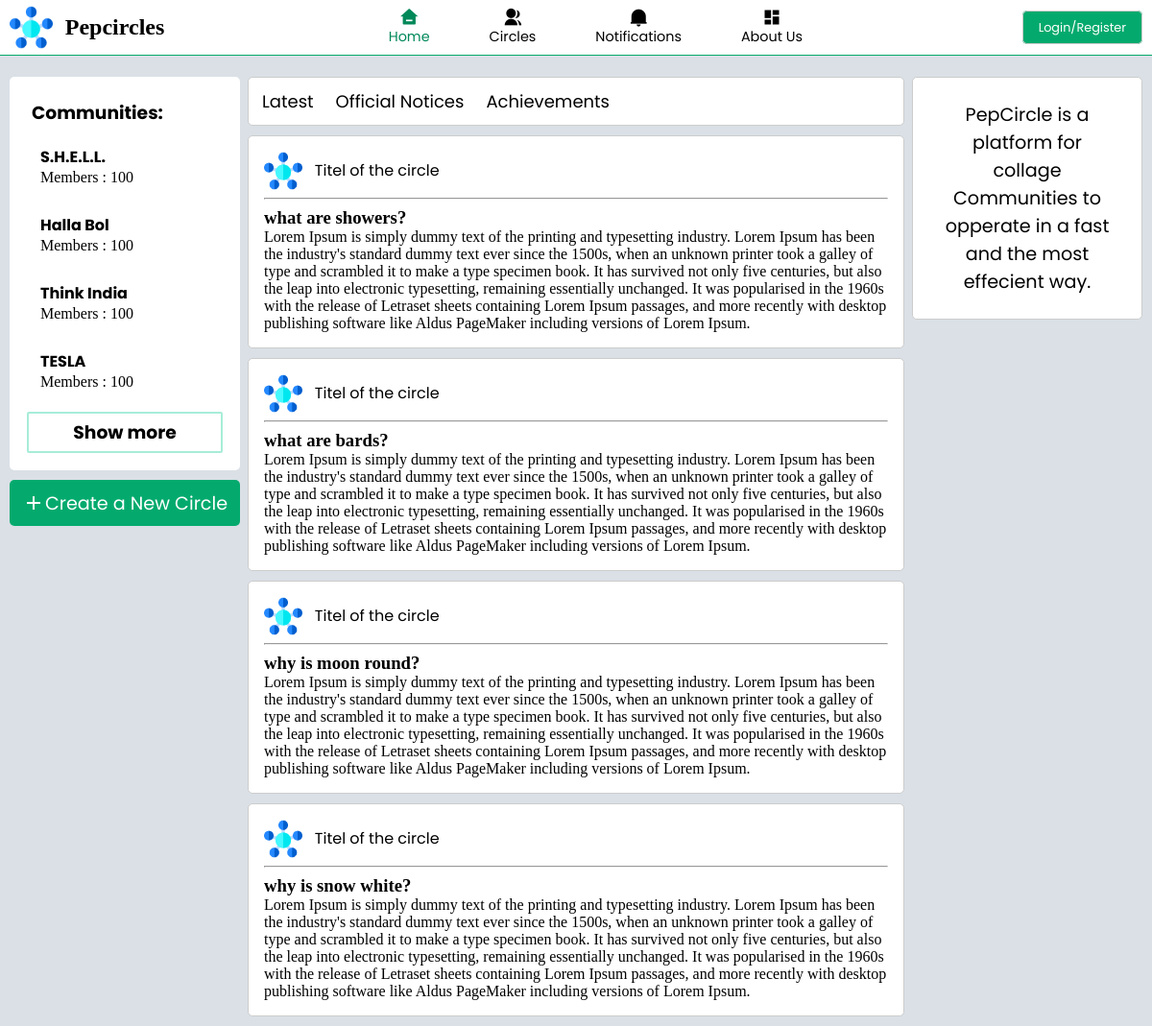
The page / on the database its author committed.
### tables this page shows
CREATE TABLE `staticcircleinfo` (
  `circleId` int(11) NOT NULL,
  `circleName` char(250) NOT NULL,
  `circleLogo` varchar(3000) NOT NULL,
  `circleDiscription` varchar(5000) NOT NULL,
  `circleBanner` varchar(3000) NOT NULL DEFAULT 'low_poly_banner_design_1711.jpg',
  `circleStatus` int(11) NOT NULL,
  `collegeId` int(11) NOT NULL
);

CREATE TABLE `posts` (
  `post_id` int(11) NOT NULL,
  `time` time(6) NOT NULL,
  `date` date NOT NULL,
  `user_id` varchar(256) NOT NULL,
  `circleId` int(11) NOT NULL,
  `title` varchar(3000) NOT NULL,
  `content` longtext NOT NULL,
  `postType` int(11) NOT NULL DEFAULT 0
);

### pages/back/database_connection.php (called while the page is built, shortened)
<?php
include "connection.php";
$sql = "SELECT *
            FROM staticcircleinfo";
$sql2 = "SELECT *
            FROM posts
            ORDER BY post_id DESC
            LIMIT 8";
$res = mysqli_query($conn, $sql);
$res2 = mysqli_query($conn, $sql2);
?>

### index.php (the view, shortened to what this page needs)
<?php
include "pages/back/database_connection.php";
?>
<!DOCTYPE html>
<html lang="en">
<head>
    <link rel="stylesheet" href="css/index.css">
</head>
<body>
    <?php
    include "pages/navbar.php";
    ?>
    <div class="main">
        <div class="comm_bar">
            <div class="sub_comm_bar">
                <h3 class="head">Communities:</h3>
                <ul>
                    <?php
                    if (mysqli_num_rows($res) > 0) {
                        $i = 0;
                        while ($row = mysqli_fetch_assoc($res)) {
                    ?>
                            <li>
                                <a href="pages/community_page.php?commid=<?php echo $row['circleId'] ?>">
                                    <h3><?php echo $row['circleName']; ?></h3>
                                    <p>Members : 100</p>
                                </a>
                            </li>
                    <?php
                            $i++;
                            if ($i == 4) {
                                break;
                            }
                        }
                    }
                    ?>
                </ul>
                <div class="show_more">
                    <h3 class="head"><a href="pages/circles.php">Show more</a></h3>
                </div>
            </div>
            <div class="create">
                <a href="pages/create_comm.php" id="comm">
                    <div><i class="ri-add-line"></i>
                        <p>Create a New Circle</p>
                    </div>
                </a>
            </div>
        </div>
        <div class="feed">
            <div class="tags">
                <a href="#">Latest</a>
                <a href="#">Official Notices</a>
                <a href="#">Achievements</a>
            </div>
            <div class="posts" id="posts">
                <?php
                if (mysqli_num_rows($res2) > 0) {
                    include "pages/post_templet.php";
                } ?>
            </div>
        </div>
        <div class="right_side">
                <?php
                    if (isset($_SESSION['login_status'])) {
                        if (mysqli_num_rows($res3) > 0) {
                            $row3 = mysqli_fetch_assoc($res3);
                ?>
            <a href="pages/profile_page.php">
                <div class="profile" id="profile">
                    <div class="img">
                        <img src="<?php echo "images/profile_img/".$row3['profile_img']; ?>">
                    </div>
                    <div class="info">
                        <p><?php echo $row3['user_name']; ?></p>
                        <p><?php $row3['about']; ?></p>
                    </div>
                    <div class="pro_cir">
                        <p>Your circles : 5</p>
                        <p>Members : 500</p>
                    </div>
                </div>
            </a>
            <div class="sub_comm_bar" id="recent">
                <h3 class="head">Recent Posts:</h3>
                <ul>
                    <li>
                        <a href="#">
                            <h3>This_Community</h3>
                            <p>Community Discription</p>
                        </a>
                    </li>
                    <li>
                        <a href="#">
                            <h3>This_Community</h3>
                            <p>Community Discription</p>
                        </a>
                    </li>
                    <li>
                        <a href="#">
                            <h3>This_Community</h3>
                            <p>Community Discription</p>
                        </a>
                    </li>
                </ul>
            </div>
            <?php } } else{ ?>
                <div class="profile">
                    <div class = "info">
                        <p>PepCircle is a platform for collage Communities to opperate in a fast and the most effecient way.</p>
                    </div>
                </div>
            <?php } ?>
        </div>
    </div>
</body>
</html>

### pages/navbar.php (shortened to what this page needs)
<head>
    <link rel="stylesheet" href="/collageCommunity/css/navbar1.css">
    <link href="https://cdn.jsdelivr.net/npm/remixicon@2.5.0/fonts/remixicon.css" rel="stylesheet">
    <link rel="stylesheet" href="https://unpkg.com/boxicons@latest/css/boxicons.min.css">
</head>
<div class="header">
        <div class="logo">
            <img src= "/collageCommunity/images/logo.png" alt="" height="45px" width="45px">
            <h1>Pepcircles</h1>
        </div>
        <div class="navbar">
            <nav>
                <ul>
                    <li><a id="home" href="/collageCommunity/index.php"><i class="ri-home-3-fill"></i><span>Home</span></a></li>
                    <li><a id="circles" href="/collageCommunity/pages/circles.php"><i class="ri-group-fill"></i><span>Circles</span></a></li>
                    <li><a id="notification" href="/collageCommunity/pages/notifications.php"><i class="ri-notification-2-fill"></i><span>Notifications</span></a></li>
                    <li><a id="aboutus" href="/collageCommunity/pages/about.php"><i class="ri-dashboard-fill"></i></i><span>About Us</span></a></li>
                </ul>
            </nav>
        </div>
        <div class="login">
            <?php
            if (isset($_SESSION['login_status'])) {
            ?>
                <a href="/collageCommunity/pages/back/logout.php">Logout</a>
            <?php
            } else {
            ?>
                <a href="/collageCommunity/pages/login-form.php">Login/Register</a>
            <?php
            }
            ?>
        </div>
    </div>

### pages/post_templet.php (shortened to what this page needs)
<?php
while ($row2 = mysqli_fetch_assoc($res2)) {
                ?>
                        <div class="ind_post post-id" id="<?php echo $row2['post_id']; ?>">
                            <div class="head_post">
                                <img src="/collageCommunity/images/logo.png" alt="">
                                <span>Titel of the circle</span>
                            </div>
                            <hr>
                            <h3><?php echo $row2['title']; ?></h3>
                            <p><?php echo $row2['content']; ?></p>
                        </div>
                <?php } ?>

### css/index.css (style rules this page uses)
.main { display: flex; height: 100%; }
.comm_bar { margin: 10px 10px 0 10px; width: 20%; height: 100%; position: fixed; z-index: 1; top: 60px; left: 0; overflow-x: hidden; }
.sub_comm_bar { margin: 10px 0 10px 0; background-color: white; border: 2px #ffffff solid; border-radius: 5px; padding: 1rem; flex: 1; }
.show_more { margin-top: 0.5rem; border-radius: 2px; border:2px solid #a7edd8; }
.show_more h3 { display: flex; justify-content: center; align-items: center; }
.sub_comm_bar .head { font-family: 'Poppins'; padding: 5px 5px 5px 5px; }
.sub_comm_bar ul li { padding: 12px 12px 12px 12px; border: 2px solid #ffffff; }
.sub_comm_bar ul li h3 { font-size: 1rem; font-family: 'Poppins'; }
.create { background-color: #04AA6D; color: white; padding: 0.6rem; border-radius: 5px; }
#comm div { display: flex; justify-content: center; align-items: center; }
#comm i { font-size: 1.5rem; color: white; }
#comm p { font-size: 1.2rem; font-family: 'Poppins'; color: white; }
.tags { display: flex; align-items: center; border: 1px #ccc solid; padding: 5px 5px 5px 10px; background-color: white; border-radius: 5px; }
.tags a { border: 2px solid #ffffff; }
.tags a { margin: 2px 15px 2px 0px; font-family: 'Poppins'; font-size: 18px; padding: 2px; border-radius: 2px; }
.ind_post { margin: 10px 0 10px 0; border: 1px #ccc solid; background-color: white; border-radius: 5px; padding: 1rem; }
.ind_post hr { margin-block: 0.5rem; height: 1px; background-color: #04AA6D; }
.head_post { display: flex; align-items: center; }
.head_post span { margin-left: 0.8rem; font-family: 'Poppins'; }
.head_post img { width: 40px; height: 40px; }
.right_side { margin: 10px 10px 0 10px; width: 20%; height: 100%; position: fixed; z-index: 1; top: 60px; right: 0; overflow-x: hidden; }
.profile { margin: 10px 0 10px 0; width: 100%; height: min-content; border: 1px #ccc solid; background-color: white; border-radius: 5px; display: flex; flex-direction: column; justify-content: center; align-items: center; padding: 1rem; }
.info { text-align: center; }
.info :nth-child(1) { font-size: 1.2rem; font-family: 'Poppins'; padding: 0.5rem; }

### css/navbar1.css (style rules this page uses)
* { list-style: none; margin: 0px; padding: 0px; text-decoration: none; box-sizing: border-box; }
body { background-color: #DAE0E6; }
a { color: black; }
.header { background-color: rgb(255, 255, 255); display: flex; justify-content: space-between; padding: 3px 10px 3px 0px; align-items: center; border-bottom: #04AA6D 1px solid; position: sticky; top: 0; width: 100%; z-index: 10; }
.logo { padding: 0px; margin-left: 10px; display: flex; align-items: center; }
.logo img { margin-right: 0.5rem; }
.logo h1 { font-size: 1.5rem; padding-inline: 0.3rem; }
.navbar nav ul { display: inline-flex; }
.navbar nav ul li { padding-inline: 1rem; }
.navbar nav ul li a { display: flex; flex-direction: column; justify-content: center; align-items: center; }
.navbar nav ul li i { font-size: 1.25rem; }
.navbar nav ul li span { font-size: 0.9rem; font-family: 'Poppins'; }
.navbar a { margin: 0 10px 0 10px; padding: 5px; font-size: 18px; color: black; font-family: 'Nunito Sans', sans-serif; }
.navbar .current { color: #018859; }
.login a { padding: 0.5rem 1rem; background-color: #04AA6D; font-size: 0.8rem; color: white; border: 1px #ccc solid; border-radius: 5px; font-family: 'Poppins'; }

### rows shown on the page
staticcircleinfo: circleName "S.H.E.L.L."
staticcircleinfo: circleName "Halla Bol"
staticcircleinfo: circleName "Think India"
staticcircleinfo: circleName "TESLA"
posts: title "what are showers?", content "Lorem Ipsum is simply dummy text of the printing and typesetting industry. Lorem Ipsum has been the industry's standard dummy text ever since the 1500s, when an unknown printer took a galley of type and scrambled it to make a type specimen book. It has survived not only five centuries, but also the leap into electronic typesetting, remaining essentially unchanged. It was popularised in the 1960s with the release of Letraset sheets containing Lorem Ipsum passages, and more recently with desktop publishing software like Aldus PageMaker including versions of Lorem Ipsum."
posts: title "what are bards?", content "Lorem Ipsum is simply dummy text of the printing and typesetting industry. Lorem Ipsum has been the industry's standard dummy text ever since the 1500s, when an unknown printer took a galley of type and scrambled it to make a type specimen book. It has survived not only five centuries, but also the leap into electronic typesetting, remaining essentially unchanged. It was popularised in the 1960s with the release of Letraset sheets containing Lorem Ipsum passages, and more recently with desktop publishing software like Aldus PageMaker including versions of Lorem Ipsum."
posts: title "why is moon round?", content "Lorem Ipsum is simply dummy text of the printing and typesetting industry. Lorem Ipsum has been the industry's standard dummy text ever since the 1500s, when an unknown printer took a galley of type and scrambled it to make a type specimen book. It has survived not only five centuries, but also the leap into electronic typesetting, remaining essentially unchanged. It was popularised in the 1960s with the release of Letraset sheets containing Lorem Ipsum passages, and more recently with desktop publishing software like Aldus PageMaker including versions of Lorem Ipsum."
posts: title "why is snow white?", content "Lorem Ipsum is simply dummy text of the printing and typesetting industry. Lorem Ipsum has been the industry's standard dummy text ever since the 1500s, when an unknown printer took a galley of type and scrambled it to make a type specimen book. It has survived not only five centuries, but also the leap into electronic typesetting, remaining essentially unchanged. It was popularised in the 1960s with the release of Letraset sheets containing Lorem Ipsum passages, and more recently with desktop publishing software like Aldus PageMaker including versions of Lorem Ipsum."
